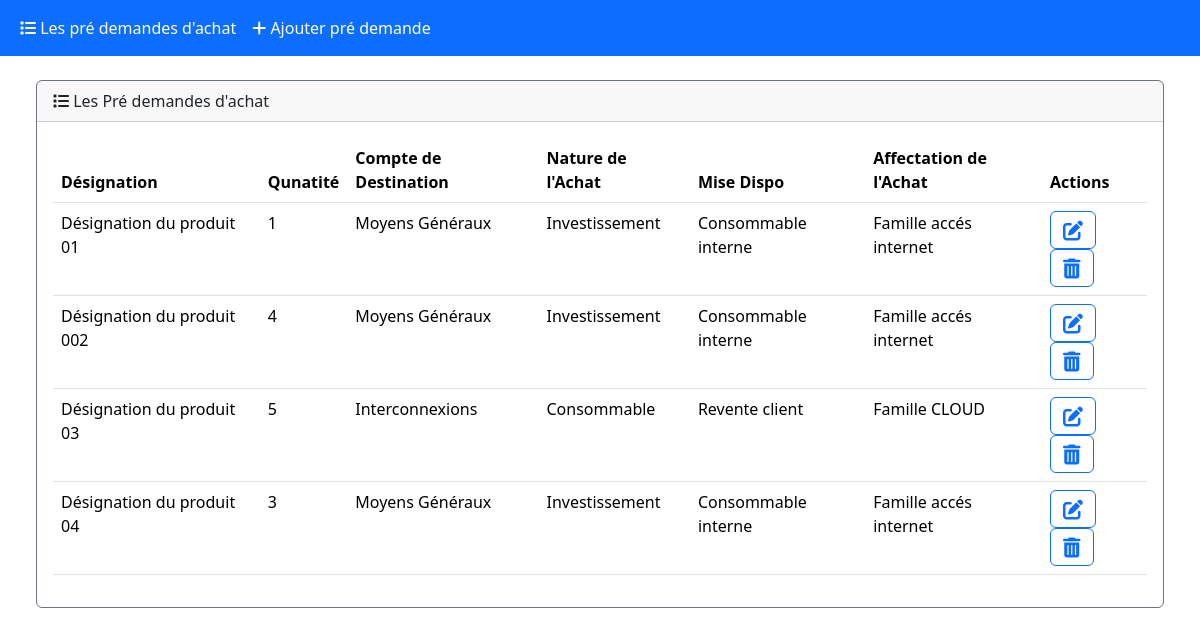
The app's page /icosnet/, older data.
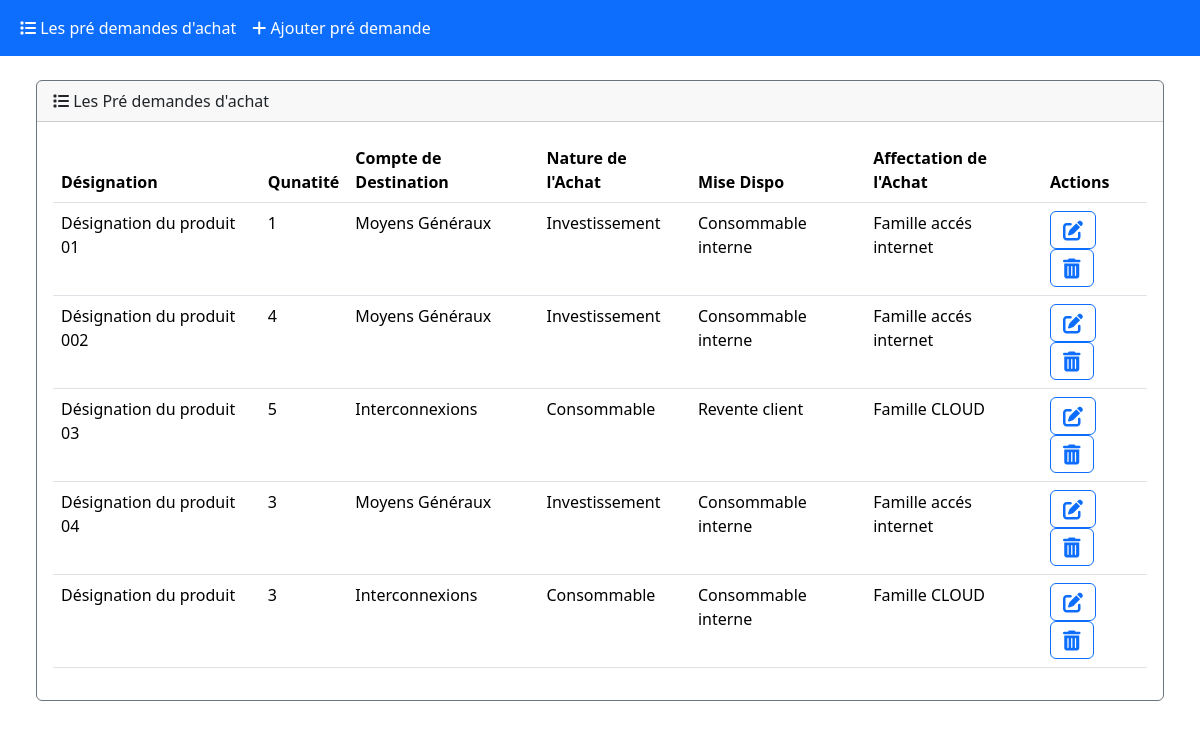
The same page, newer data.
### core/models.py (models this page shows, shortened)
class PreDemande(models.Model):
    class DestinationCompte(models.TextChoices):
        MGX = 'MGX', _('Moyens Généraux')
        INT = 'INT', _('Interconnexions')
    class NatureAchat(models.TextChoices):
        Investissement = '001', _('Investissement')
        Service = '002', _('Service')
        Consommable = '003', _('Consommable')
        Autre = '004', _('Autre')
    class MiseDispo(models.TextChoices):
        Cosommable_interne = '001', _('Consommable interne')
        Revente_client = '002', _('Revente client')
        Stock = '003', _('Stock')
        Autre = '004', _('Autre')
    class AffectationAchat(models.TextChoices):
        Famille_accés_internet = '001', _('Famille accés internet')
        Famille_Communication_unifié = '002', _('Famille Communication unifié')
        Famille_CLOUD = '003', _('Famille CLOUD')
    designation = models.CharField(_("Désignation"),max_length=250,null=False,blank=False)
    qtt = models.IntegerField(_("Quantité"),null=False,blank=False)
    destinationCompte = models.CharField(
        _("Compte de Destination"),
        max_length=15,
        choices=DestinationCompte.choices,
        default=DestinationCompte.MGX)
    natureAchat = models.CharField(
        _("Nature de l'Achat"),
        max_length=14,
        choices=NatureAchat.choices,
        default=NatureAchat.Investissement)
    miseDiso = models.CharField(
        _("miseDispo"),
        max_length=18,
        choices=MiseDispo.choices,
        default=MiseDispo.Cosommable_interne)
    affectationAchat = models.CharField(
        _("Affectation de l'Achat"),
        max_length=30,
        choices=AffectationAchat.choices,
        default=AffectationAchat.Famille_accés_internet)

### core/views.py (the view)
# urls.py: path('icosnet/', views.index, name='index'),
def index(request):
    predemandes = PreDemande.objects.all()
    return render(request, 'core/index.html', {'predemandes': predemandes})

### core/templates/core/index.html (shortened to what this page needs)
{% extends 'core/base.html' %}
{% block body %}
<div class="container-fluid">
  <div class="m-4">
      <div class="row">
          <div class="col-12">
              <div class="card border-secondary mb-3" style="ms-4 mb-4">
                  <div class="card-header"> <i class="fa-solid fa-list"></i> Les Pré demandes d'achat </div>
                  <div class="card-body">
                      <div class="table-responsive">
                          <table class="table table-hover">
                              <thead>
                                <tr>
                                  <th scope="col">Désignation</th>
                                  <th scope="col">Qunatité</th>
                                  <th scope="col">Compte de Destination</th>
                                  <th scope="col">Nature de l'Achat</th>
                                  <th scope="col">Mise Dispo</th>
                                  <th scope="col">Affectation de l'Achat</th>
                                  <th scope="col">Actions</th>
                                </tr>
                              </thead>
                              <tbody>
                              {% for predemande in predemandes %}
                                <tr>
                                  <td>{{ predemande.designation }}</td>
                                  <td>{{ predemande.qtt }}</td>
                                  <td>{{ predemande.get_destinationCompte_display }}</td>
                                  <td>{{ predemande.get_natureAchat_display }}</td>
                                  <td>{{ predemande.get_miseDiso_display }}</td>
                                  <td>{{ predemande.get_affectationAchat_display }}</td>
                                  <td>  <a class="btn btn-outline-primary" href="{% url 'core:edit' predemande.id %}">
                                    <i class="fa-solid fa-pen-to-square fa-lg"></i>
                                  </a>
                                  <button type="button" class="btn btn-outline-primary" data-bs-toggle="modal" data-bs-target="#core:delete{{predemande.id}}">
                                    <i class="fa-solid fa-trash-can fa-lg"></i>
                                  </button>
                                </td>
                                </tr>
                                {% endfor %}
                              </tbody>
                            </table>
                      </div>
                  </div>
                </div>
          </div>
         </div>
  </div>
</div>
{%endblock%}

Row changes from the older to the newer data that the page shows:
added PreDemande: designation "Désignation du produit", qtt "3", destinationCompte "Interconnexions", natureAchat "Consommable", miseDiso "Consommable interne", affectationAchat "Famille CLOUD"
